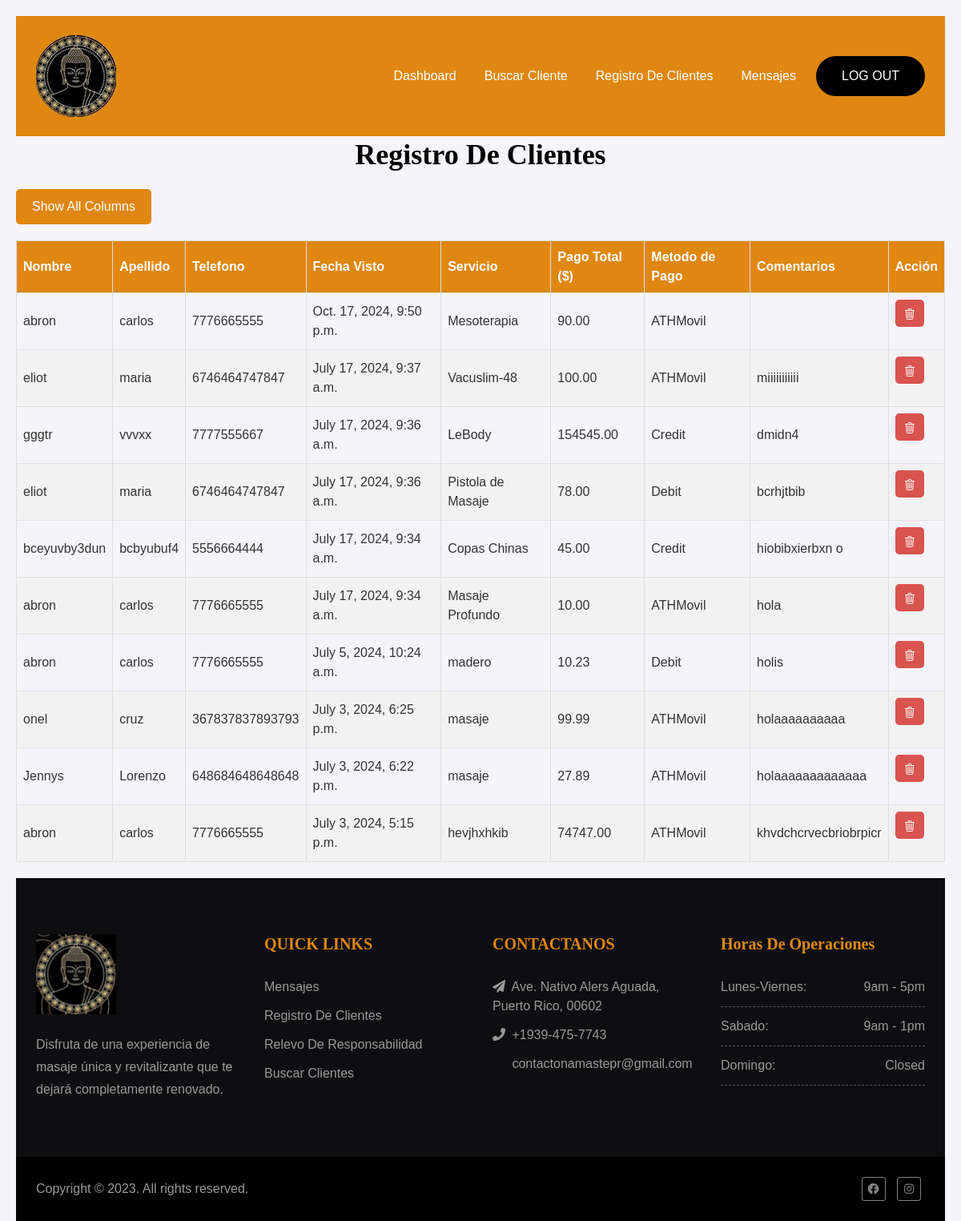
The app's page /registro/ (signed in), older data.
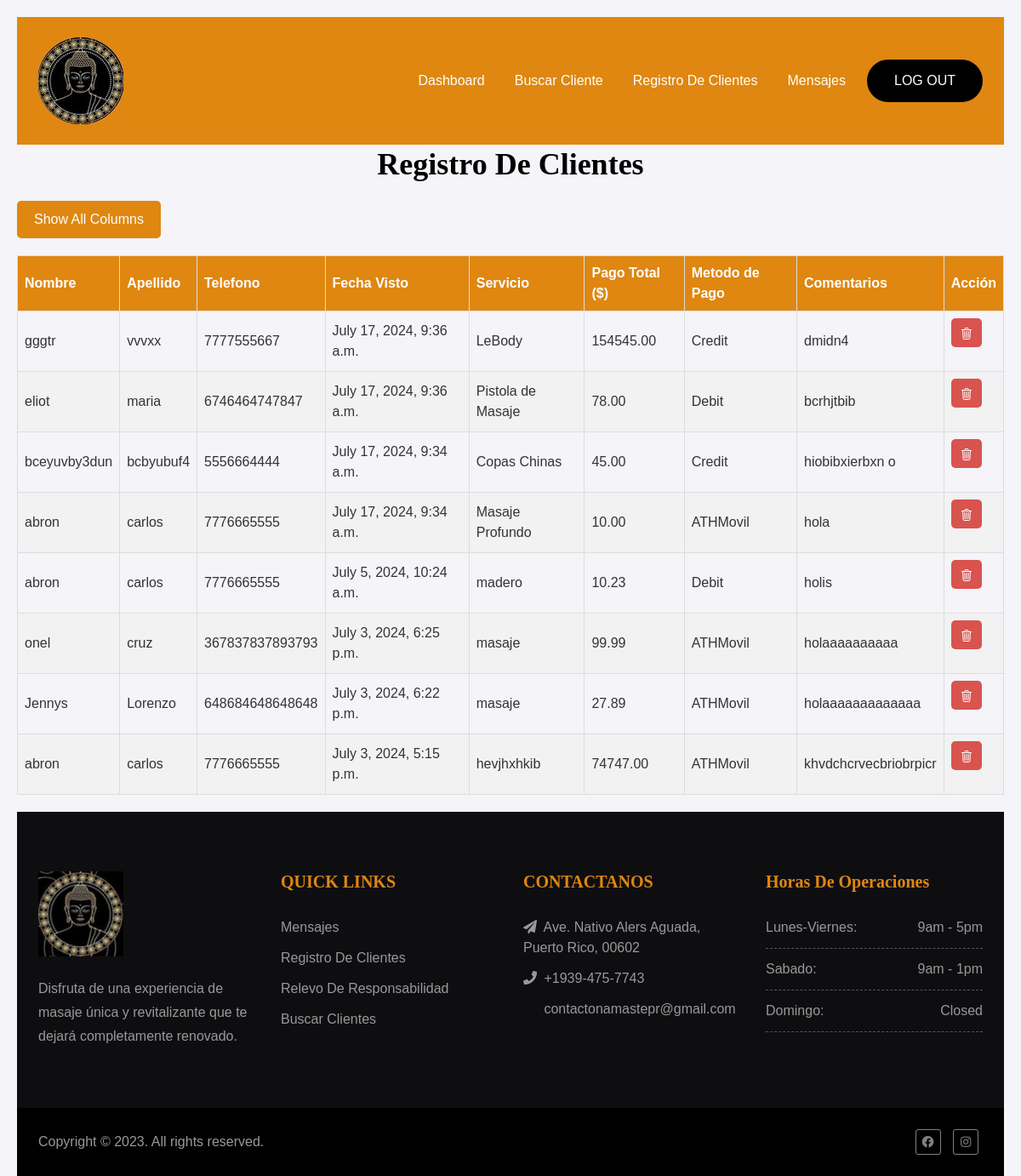
The same page, newer data.
### namaste_app/models.py (models this page shows, shortened)
class CustomerEntry(models.Model):
    customer = models.ForeignKey(Customer, on_delete=models.CASCADE, related_name='entries')
    date_seen = models.DateTimeField(auto_now_add=True, verbose_name="Date Seen")
    treatment = models.CharField(max_length=50, choices=TreatmentType.choices, default='')
    payment_type = models.CharField(max_length=50, choices=PaymentType.choices, default='')
    payment_amount = models.DecimalField(max_digits=10, decimal_places=2, help_text="Price in dollars")
    comments = models.CharField(max_length=300, blank=True, default='')

class Customer(models.Model):
    first_name = models.CharField(max_length=50, null=False, blank=False, default='')
    last_name = models.CharField(max_length=50, null=False, blank=False, default='')
    email = models.EmailField()
    phone_number = models.CharField(max_length=50, blank=False)
    address = models.CharField(max_length=100, blank=True, default='')
    has_condition = models.BooleanField(default=False, verbose_name="Has Condition")
    condition_names = models.CharField(max_length=100, null=True, blank=True, verbose_name="Condition Names")
    accept_photo = models.BooleanField(default=False, verbose_name="Accepts Pictures")
    accept_publishing = models.BooleanField(default=False, verbose_name="Accepts Publishing")
    sign_date = models.DateTimeField(null=True, blank=True)
    signature = models.ImageField(upload_to='signatures/', null=True, blank=True, default='')  # Stores the path to the signature image

### namaste_app/views.py (the view)
# urls.py: path("registro/", views.registro, name="registro"),
@login_required
def registro(request):
    context = {}
    try:
        customer_entries = CustomerEntry.objects.order_by('-date_seen')
        context['customer_entries'] = customer_entries
    except Exception as e:
        return f"Error fetching records: {str(e)}"
    return render(request, "registro.html", context)

### namaste_app/templates/registro.html (shortened to what this page needs)
{% extends "admin_base.html" %}{% block title %}Registro De Clientes{% endblock %}
{% load widget_tweaks %}
{% block content %}
<h1>Registro De Clientes</h1>
<button id="toggle-button" class="toggle-button">Show All Columns</button>
<table id="data-table">
    <thead>
        <tr>
            <th class="nombre">Nombre</th>
            <th class="apellido">Apellido</th>
            <th class="telefono">Telefono</th>
            <th class="fecha">Fecha Visto</th>
            <th class="servicio">Servicio</th>
            <th class="pago_total">Pago Total ($)</th>
            <th class="metodo">Metodo de Pago</th>
            <th class="comentarios">Comentarios</th>
            <th>Acción</th>
        </tr>
    </thead>
    <tbody>
        {% for entries in customer_entries %}
        <tr>
            <td class="nombre">{{ entries.customer.first_name }}</td>
            <td class="apellido">{{ entries.customer.last_name }}</td>
            <td class="telefono">{{ entries.customer.phone_number }}</td>
            <td class="fecha">{{ entries.date_seen }}</td>
            <td class="servicio">{{ entries.treatment }}</td>
            <td class="pago_total">{{ entries.payment_amount }}</td>
            <td class="metodo">{{ entries.payment_type }}</td>
            <td class="comentarios">{{ entries.comments }}</td>
            <td>
                <form method="post" action="{% url 'borrar_entrada' entries.id %}">
                    <button type="submit" class="delete-btn" name="delete-button">
                        <ion-icon name="trash-outline" aria-hidden="true"></ion-icon>
                    </button>
                </form>
            </td>
        </tr>
        {% endfor %}
    </tbody>
</table>
{% endblock %}

### namaste_app/templates/admin_base.html (shortened to what this page needs)
<!DOCTYPE html>
<html lang="en">
<head>
    <link href="/static/css/bootstrap.min.css" rel="stylesheet">
	<link href="/static/css/animate.css" rel="stylesheet">
	<link href="/static/css/venobox.css" rel="stylesheet">
	<link href="/static/css/owl.carousel.min.css" rel="stylesheet">
	<link href="/static/css/chosen.css" rel="stylesheet">
	<link href="/static/css/bootstrap-timepicker.min.css" rel="stylesheet">
	<link href="/static/css/datepicker.css" rel="stylesheet">
	<link rel="stylesheet" href="/static/fonts/font-awesome/css/font-awesome.min.css">
    <link rel="stylesheet" href="https://cdnjs.cloudflare.com/ajax/libs/font-awesome/5.15.3/css/all.min.css">
	<link href="/static/style.css" rel="stylesheet">
</head>
<body>
	<nav class="navbar navbar-expand-lg bg-white">
		<div class="container">
			<a class="navbar-brand" href="{% url 'dashboard' %}">
                <img src="/static/img/namaste/colored_buddha_logo (1).jpg" alt="Logo">
            </a>
			<div class="collapse navbar-collapse" id="main-nav">
				<ul class="navbar-nav ml-auto">
					<li class="nav-item">
						<a class="nav-link" href="{% url 'dashboard' %}">Dashboard</a>
					</li>
					<li class="nav-item">
						<a class="nav-link" href="{% url 'buscar_cliente' %}">Buscar Cliente</a>
					</li>
					<li class="nav-item">
						<a class="nav-link" href="{% url 'registro' %}">Registro De Clientes</a>
					</li>
					<li class="nav-item">
						<a class="nav-link" href="{% url 'mensajes' %}">Mensajes</a>
					</li>
                    <li class="nav-item btn-appointment">
						<a class="nav-link" href="{% url 'logout' %}">Log Out</a>
					</li>
				</ul>
			</div>
		</div>
	</nav>
    <div>{% block content %} {% endblock %}</div>
	<footer id="footer">
		<div class="footer-top">
			<div class="container">
				<div class="row">
					<div class="col-md-3">
						<div class="footer-widget">
                            <img src="/static/img/namaste/footer-logo.jpg" alt="Logo">
                            <br><br>
							<p>Disfruta de una experiencia de masaje única y revitalizante que te dejará completamente renovado.</p>
						</div>
					</div>
					<div class="col-md-3">
						<div class="footer-widget">
							<h3>QUICK LINKS</h3>
							<ul>
                                <li><a href="{% url 'mensajes' %}">Mensajes</a></li>
								<li><a href="{% url 'registro' %}">Registro De Clientes</a></li>
								<li><a href="{% url 'relevo' %}">Relevo De Responsabilidad</a></li>
								<li><a href="{% url 'buscar_cliente' %}">Buscar Clientes</a></li>
							</ul>
						</div>
					</div>
					<div class="col-md-3">
						<div class="footer-widget">
							<h3>CONTACTANOS</h3>
							<ul>
								<li><i class="fa fa-send" aria-hidden="true"></i> Ave. Nativo Alers Aguada, Puerto Rico, 00602</li>
								<li><i class="fa fa-phone" aria-hidden="true"></i> +1939-475-7743</li>
								<li><i class="fa fa-envelope-o" aria-hidden="true"></i> contactonamastepr@gmail.com</li>
							</ul>
						</div>
					</div>
					<div class="col-md-3">
						<div class="footer-widget">
							<h3>Horas de Operaciones</h3>
							<ul class="bussiness-hour">
								<li>Lunes-Viernes: <span class="pull-right">9am - 5pm</span></li>
								<li>Sabado: <span class="pull-right">9am - 1pm</span></li>
								<li>Domingo: <span class="pull-right">Closed</span></li>
							</ul>
						</div>
					</div>
				</div>
			</div>
		</div>
		<div class="footer-bottom">
			<div class="container">
				<div class="row">
					<div class="col-sm-12 col-md-6">
						<div class="copyright">
							<p>Copyright &copy; 2023. All rights reserved.</p>
						</div>
					</div>
					<div class="col-sm-12 col-md-6">
						<ul class="social-icons pull-right">
							<li><a href="https://www.facebook.com/NamastebyJ" target="_blank"><i class="fab fa-facebook"></i></a></li>
							<li><a href="https://www.instagram.com/namastebyjennys/" target="_blank"><i class="fab fa-instagram"></i></a></li>
						</ul>
					</div>
				</div>
			</div>
		</div>
	</footer>
</body>
</html>

### namaste_app/static/style.css (style rules this page uses)
* { padding:0; margin:0; }
img { border:none; outline:none; height:auto; max-width:100%; }
a,a:active,a:focus,a:hover { outline:none!important; text-decoration:none; }
a { -webkit-transition:all 0.2s ease-in-out; -moz-transition:all 0.2s ease-in-out; -ms-transition:all 0.2s ease-in-out; -o-transition:all 0.2s ease-in-out; transition:all 0.2s ease-in-out; color:#333; }
ul, ol { margin:0; list-style-type:none; }
body { font-family: 'Poppins', sans-serif; background:#fff; font-size:16px; position:relative; overflow-x:hidden; }
h1, h2, h3, h4, h5, h6 { color:#333; font-family: 'Luxurious Roman', serif; }
h1 { font-weight: 600; font-size:36px; line-height:46px; margin: 0 0 14px; }
h3 { font-size:20px; font-weight:600; text-transform:capitalize; margin:0 0 20px; }
p { font-size: 16px; line-height: 28px; color: #929292; margin: 0 0 25px; }
.navbar { padding:20px 0; }
.navbar .navbar-brand { padding:4px 0; }
.navbar .navbar-nav .nav-item { position:relative; }
.navbar .navbar-nav .nav-link { padding: 13px 10px; font-size: 16px; color: white; line-height: 24px; font-weight: 400; text-transform:capitalize; position:relative; }
.navbar .navbar-nav .nav-item:not(.btn-appointment)::before { width:1px; height:40px; position:absolute; left:50%; top:0; content:''; background: #e1ecff; margin-left:-2px; transform:rotate(45deg); opacity:0; visibility:hidden; -webkit-transition: opacity 0.3s ease-in-out; -ms-transition: opacity 0.3s ease-in-out; -moz-transition: opacity 0.3s ease-in-out; transition: opacity 0.3s ease-in-out; }
.navbar .navbar-nav .nav-item:not(.btn-appointment)::after { width:1px; height:40px; position:absolute; left:50%; bottom:0; content:''; background:#e1ecff; margin-right:-2px; transform:rotate(45deg); opacity:0; visibility:hidden; -webkit-transition: opacity 0.3s ease-in-out; -ms-transition: opacity 0.3s ease-in-out; -moz-transition: opacity 0.3s ease-in-out; transition: opacity 0.3s ease-in-out; }
.navbar .navbar-nav .nav-item.btn-appointment .nav-link { background: black; color: #fff; padding: 11px 30px; border-radius: 25px; text-transform: uppercase; border: 2px solid black; }
.navbar .navbar-nav .nav-item.btn-appointment { margin-left:15px; }
.navbar .navbar-nav .nav-item { margin-left:15px; }
.navbar .navbar-nav .nav-item:first-child { margin:0; }
.social-icons li { display: inline-block; margin: 0 5px; }
.social-icons li a { display: inline-block; font-size: 14px; color: rgba(255,255,255,0.5); width: 30px; line-height: 28px; text-align:center; border: 1px solid rgba(255,255,255,0.5); border-radius: 3px; -webkit-transition: all 0.3s ease-in-out; -ms-transition: all 0.3s ease-in-out; -moz-transition: all 0.3s ease-in-out; transition: all 0.3s ease-in-out; }
#footer { width:100%; float:left; height:auto; }
.footer-top { width:100%; float:left; height:auto; padding:70px 0; background:#0e0e11; }
.footer-widget { width:100%; float:left; height:auto; }
.footer-widget h3 { color:#DF8710; margin:0 0 30px; }
.footer-widget p { color:#999; margin:0; }
.footer-top ul { width:100%; float:left; }
.footer-top ul li { width:100%; float:left; margin:0 0 12px; color:#999; }
.footer-top ul li:last-child { margin:0; }
.footer-top ul li a { color:#999; }
.footer-widget .fa { width:20px; }
.bussiness-hour li { padding-bottom:12px; border-bottom:1px dashed rgba(255,255,255,0.3); }
.footer-bottom { width:100%; float:left; height:auto; background:#000; padding:25px 0; }
.copyright p { margin:0; color:#999; line-height:30px; }

### namaste_app/templates/registro.html (style rules this page uses)
body { font-family: Arial, sans-serif; background-color: #f4f4f9; margin: 0; padding: 20px; color: #333; }
h1 { color: black; text-align: center; margin-bottom: 20px; }
button { background-color: #DF8710; color: white; border: none; padding: 10px 20px; margin-bottom: 20px; border-radius: 5px; cursor: pointer; font-size: 16px; }
table { width: 100%; border-collapse: collapse; margin-bottom: 20px; }
table, th, td { border: 1px solid #ddd; }
th, td { text-align: left; padding: 8px; }
th { background-color: #DF8710; color: white; }
tr:nth-child(even) { background-color: #f2f2f2; }
.delete-btn { background-color: #d9534f; color: white; border: none; padding: 5px 10px; border-radius: 5px; cursor: pointer; }
ion-icon { vertical-align: middle; }

Row changes from the older to the newer data that the page shows:
removed CustomerEntry: customer.first_name "abron", customer.last_name "carlos", customer.phone_number "7776665555", date_seen "Oct. 17, 2024, 9:50 p.m.", treatment "Mesoterapia", payment_amount "90.00", payment_type "ATHMovil"
removed CustomerEntry: customer.first_name "eliot", customer.last_name "maria", customer.phone_number "6746464747847", date_seen "July 17, 2024, 9:37 a.m.", treatment "Vacuslim-48", payment_amount "100.00", payment_type "ATHMovil", comments "miiiiiiiiiii"
